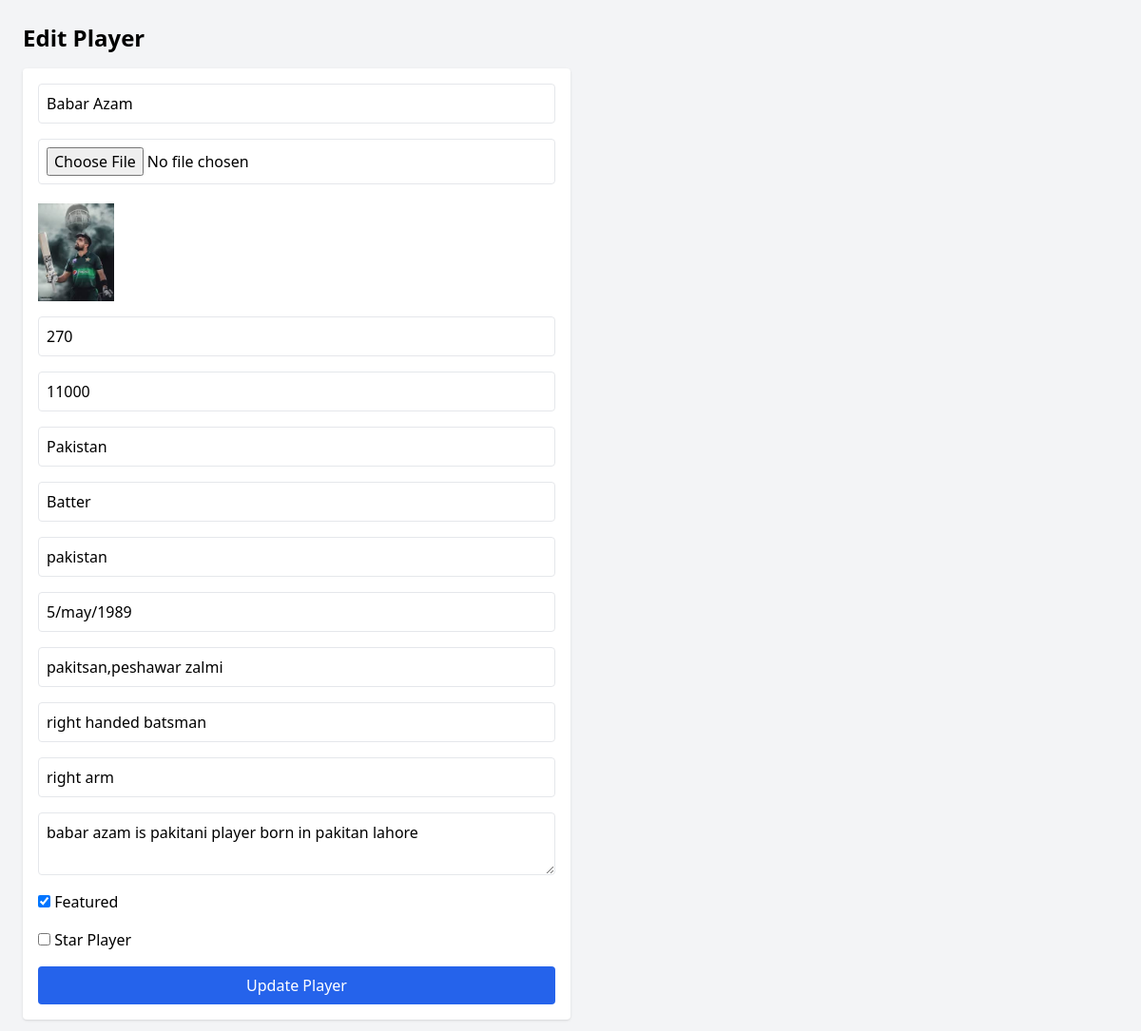
The page /admin/edit-player.php?id=1 on the database its author committed.
### tables this page shows
CREATE TABLE `players` (
  `id` int(11) NOT NULL,
  `name` varchar(100) NOT NULL,
  `image` varchar(255) NOT NULL,
  `matches` int(11) DEFAULT 0,
  `runs` int(11) DEFAULT 0,
  `nationality` varchar(100) NOT NULL,
  `role` varchar(50) DEFAULT NULL,
  `team` varchar(100) DEFAULT NULL,
  `featured` tinyint(1) DEFAULT 0,
  `star_player` tinyint(1) DEFAULT 0,
  `born` varchar(100) DEFAULT NULL,
  `major_teams` varchar(255) DEFAULT NULL,
  `batting_style` varchar(100) DEFAULT NULL,
  `bowling_style` varchar(100) DEFAULT NULL,
  `overview` text DEFAULT NULL
);

### admin/edit-player.php (the view, shortened to what this page needs)
<?php
include 'db.php';
$id = $_GET['id'];
$player = $conn->query("SELECT * FROM players WHERE id = $id")->fetch_assoc();
?>
<!DOCTYPE html>
<html>
<head>
  <script src="https://cdn.tailwindcss.com"></script>
</head>
<body class="bg-gray-100 p-6">
  <h1 class="text-2xl font-bold mb-4">Edit Player</h1>
  <form method="POST" enctype="multipart/form-data" class="grid grid-cols-1 gap-4 bg-white p-4 rounded shadow w-full md:w-1/2">
    <input type="text" name="name" value="<?= $player['name'] ?>" required class="border p-2 rounded" />
    <input type="file" name="image" class="border p-2 rounded" />
    <img src="../images/<?= $player['image'] ?>" class="w-20 mt-1" />
    <input type="number" name="matches" value="<?= $player['matches'] ?>" class="border p-2 rounded" />
    <input type="number" name="runs" value="<?= $player['runs'] ?>" class="border p-2 rounded" />
    <input type="text" name="nationality" value="<?= $player['nationality'] ?>" class="border p-2 rounded" />
    <input type="text" name="role" value="<?= $player['role'] ?>" class="border p-2 rounded" />
    <input type="text" name="team" value="<?= $player['team'] ?>" class="border p-2 rounded" />
    <input type="text" name="born" value="<?= $player['born'] ?>" class="border p-2 rounded" />
    <input type="text" name="major_teams" value="<?= $player['major_teams'] ?>" class="border p-2 rounded" />
    <input type="text" name="batting_style" value="<?= $player['batting_style'] ?>" class="border p-2 rounded" />
    <input type="text" name="bowling_style" value="<?= $player['bowling_style'] ?>" class="border p-2 rounded" />
    <textarea name="overview" class="border p-2 rounded"><?= $player['overview'] ?></textarea>
    <label><input type="checkbox" name="featured" <?= $player['featured'] ? 'checked' : '' ?> /> Featured</label>
    <label><input type="checkbox" name="star_player" <?= $player['star_player'] ? 'checked' : '' ?> /> Star Player</label>
    <button class="bg-blue-600 text-white px-4 py-2 rounded">Update Player</button>
  </form>
</body>
</html>

### rows shown on the page
players: name "Babar Azam", image (picture), matches "270", runs "11000", nationality "Pakistan", role "Batter", team "pakistan", born "5/may/1989", major_teams "pakitsan,peshawar zalmi", batting_style "right handed batsman", bowling_style "right arm", overview "babar azam is pakitani player born in pakitan lahore", featured "☑"
